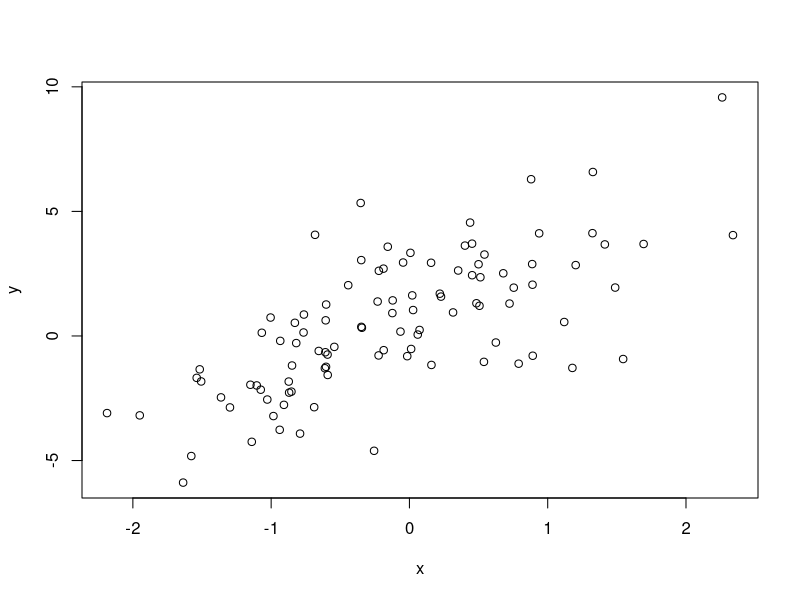
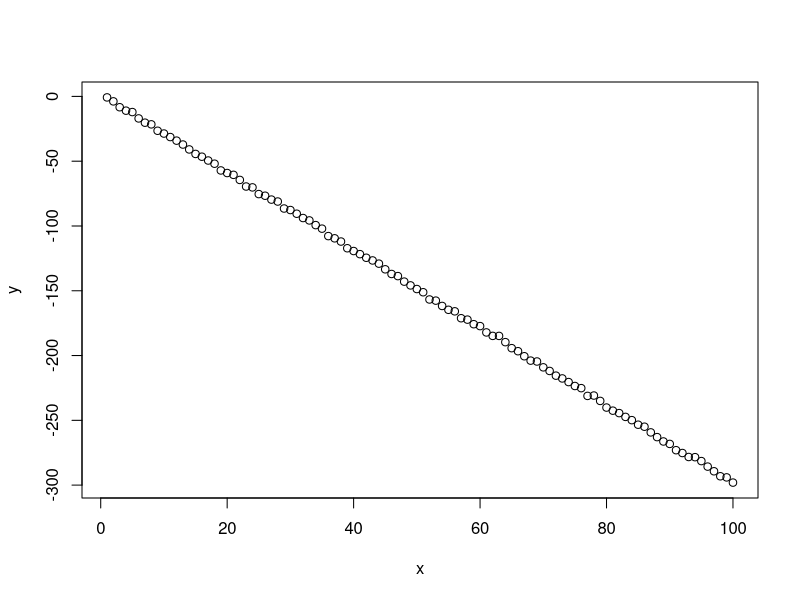
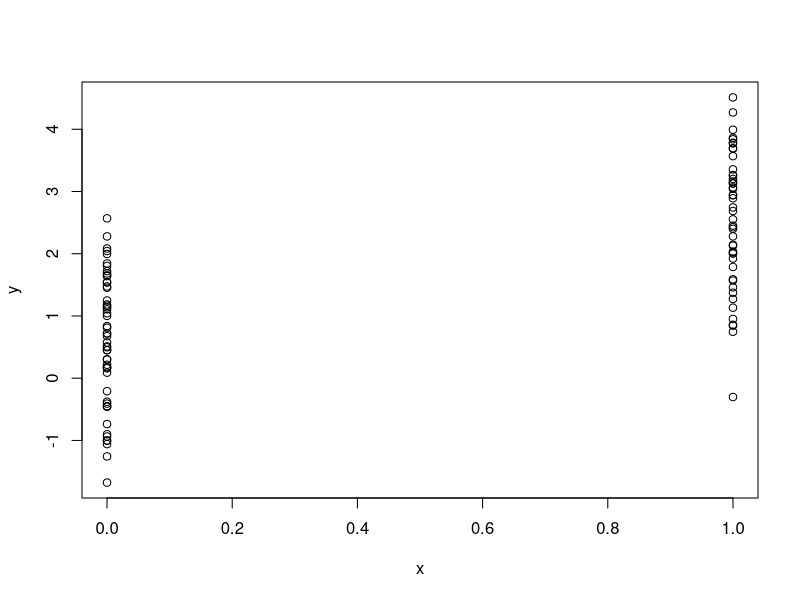
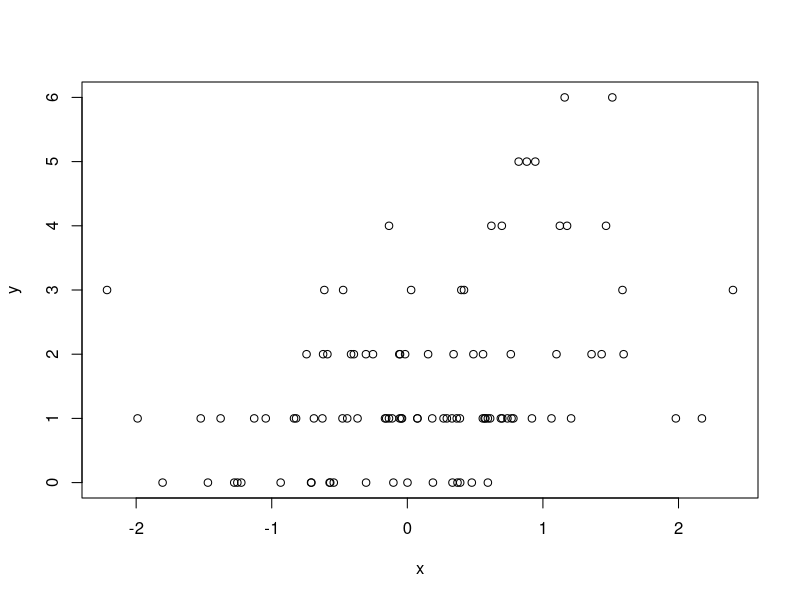

Write R code to recreate these figures, in order.
## Generating Random Numbers
## rnorm, dnorm (density), pnorm (cumulative distrib), rpois
## d = density, r = random num gen, p = cumulative, q=quantile

rand <- function(x) {
    x <- rnorm(10,20,2)
    print(x)
    summary(x)
}
rand()

## set.seed(1): pass any integer to reproduce same set of num's
## use set.seed() to go back and get same results
set.seed(1)
rnorm(5)
rnorm(5)

rpois(10,1)
rpois(10,100) ## mean roughly approaches lambda

ppois(2,10) ## cumulative distribution, cumulative prob x <= 2
ppois(10,10)
ppois(20,10)

## simulate linear model: y = B_0 + B_1*x + e
set.seed(11)
x <- rnorm(100)
e <- rnorm(100, 0, 2)
y <- 0.5 + 2*x + e
summary(y)
plot(x,y)

x <- rnorm(10,20,2)
summary(x)

x <- 1:100
e <- rnorm(100, 0, 1)
y <- 1.5 - 3*x + e
summary(y)
plot(x,y)

x <- rbinom(100,1,0.5) ## x value is binomial
e <- rnorm(100, 0, 1)
y <- 0.5 + 2*x + e
summary(y)
plot(x,y)

set.seed(1)
x <- rnorm(100)
log.mu <- 0.5 + .3*x
y <- rpois(100, exp(log.mu))
summary(y)
plot(x,y)

## sample() draws randomly from specified set
sample(1:10,4)
sample(letters,4)
sample(1:10) ## gives permutation
sample(1:10, replace=T) ## sample WITH replacement






